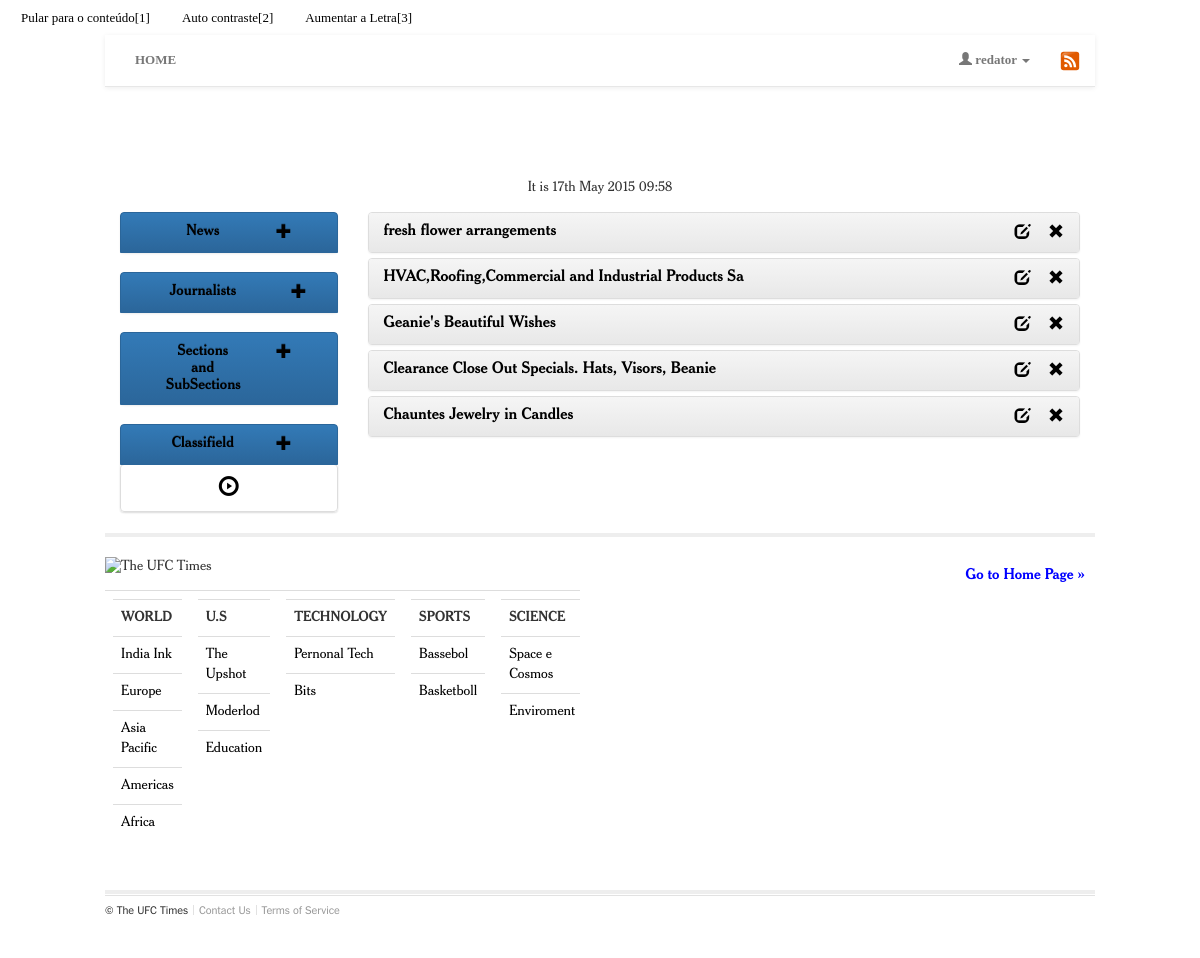
Page /newspaper/userAuthenticated/manager/classifield/view/ (signed in) on the earlier database version.
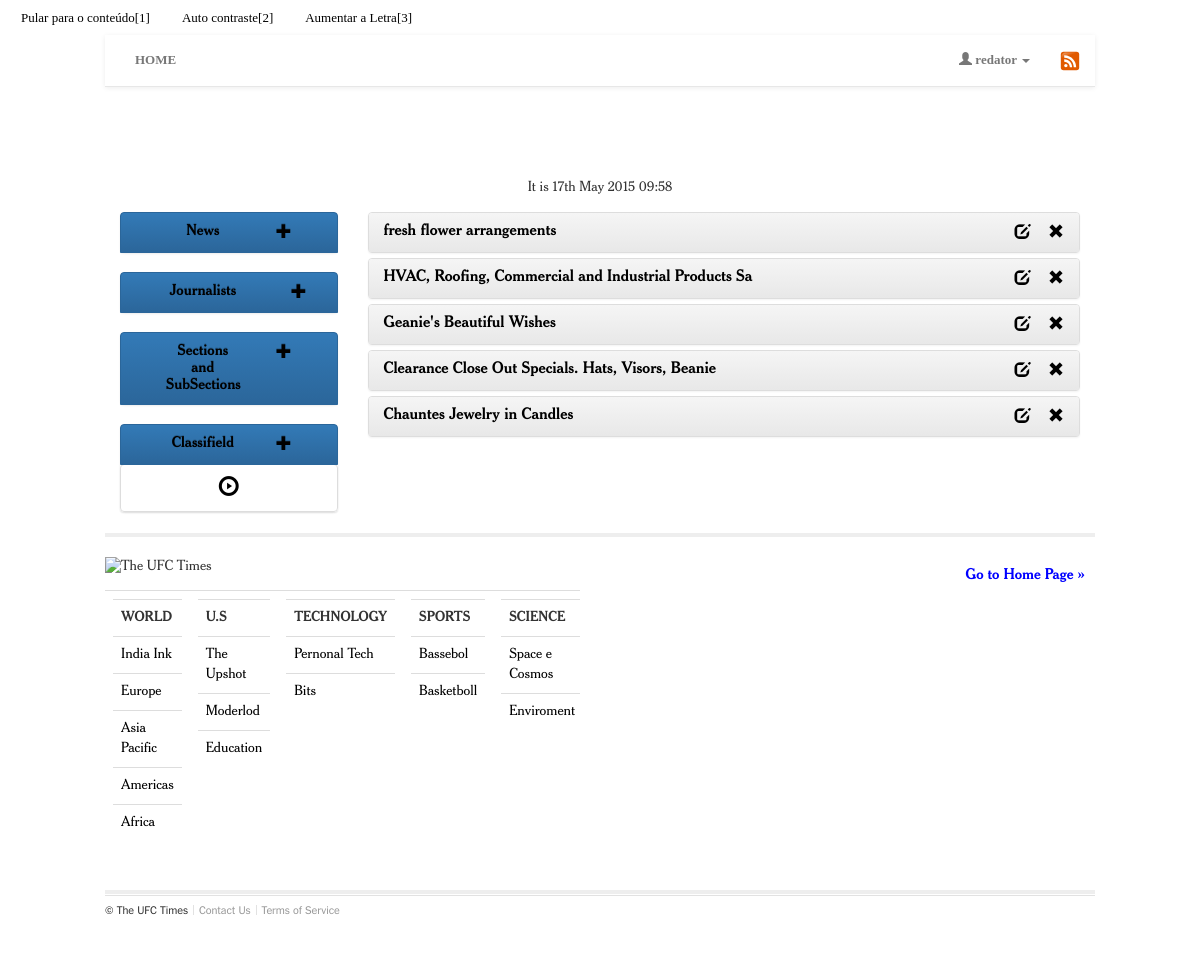
Same page on the later database version.
### newspaper/models/classifield.py (models this page shows, shortened)
class Classifield(models.Model):
	title = models.CharField(max_length=100, verbose_name=_("Title"), )
	description = models.TextField(verbose_name=_("Description"), )
	price = models.FloatField(default=0, verbose_name=_("Price"),)
	image = models.ImageField(verbose_name=_("Image"),upload_to = 'documents/imagen/classifield/%Y/%m/%d', null=True, blank=True, default=None)
	creator_classifield = models.ForeignKey("newspaper.Lector", verbose_name=_("Creador Classifield"), null=True, blank=True, on_delete=models.SET_NULL)
	phone = models.CharField(max_length=15, verbose_name=_("Phone Contact"), null = True, blank = True)
	offers = models.ManyToManyField('newspaper.Offer', verbose_name=_("Offers"), null=True, blank=True)
	class Meta:
		ordering = ['-title']
		verbose_name = _("Classifield")
		verbose_name_plural = _("Classifields")

### newspaper/views/userAuthenticated/classifield.py (the view)
def viewClassifield(request, message = None):
	open_classfield = True
	if request.user.has_perm('newspaper.keep_classifield'):
		news = News.objects.all()
		sections = Section.objects.all()
		if request.user.has_perm('newspaper.keep_journalist'):
			journalists = Journalist.objects.all()
		try:
			classifields = Classifield.objects.all()
			return render(request, "newspaper/userAuthenticated/classifield/viewClassifields.html", locals())
		except:
			message = Message(TextMessage.CLASSIFIELDS_NOT_FOUND, TypeMessage.ERROR)
	else:
		message = Message(TextMessage.USER_NOT_PERMISSION, TypeMessage.ERROR)
	return viewClassifield(request, message )

### newspaper/models/section.py (called while the page is built)
	def getSubSections(self):
		try:
			return SubSection.objects.filter(sections = self.id)
		except:
			return []

### newspaper/templates/newspaper/userAuthenticated/classifield/viewClassifields.html
{% extends "newspaper/userAuthenticated/manager.html" %}
{% block right %}
	{% include "newspaper/userAuthenticated/classifield/_render_list_classifield.html" %}
{% endblock %}

### newspaper/templates/newspaper/userAuthenticated/classifield/_render_list_classifield.html (shortened to what this page needs)
{% load i18n %}
{% load humanize %}
<div class="panel-group" id="accordion">
{% for classifield in classifields %}
<div class="panel panel-default">
	<div class="panel-heading">
      	<h4 class="panel-title">
      		<div class="row">
	      		<div class="col-xs-10 col-md-10 text-left">
			        <a data-toggle="collapse" data-parent="#accordion" href="#collapseClassifield{{ classifield.id}}">
			       		{{ classifield.title }}
			        </a>
		    	</div>
		        <div class="col-xs-2 col-md-2 text-right">
		        	<a href="/newspaper/userAuthenticated/manager/classifield/edit/{{classifield.id}}/">
		        		<span class="glyphicon glyphicon-edit"></span>
		        	</a>
		        	<a href="/newspaper/userAuthenticated/manager/classifield/rem/{{classifield.id}}/">
						<span class="glyphicon glyphicon-remove"></span>
		        	</a>
				</div>
			</div>
    	</h4>
	</div>
</div>
{% empty %}
<div class="jumbotron">
	<h1 class="text-center">{% trans "There are no classifields" %}</h1>
</div>
{% endfor %}
</div>

Differences in the rows shown:
changed Classifield: title "HVAC,Roofing,Commercial and Industrial Products Sa" → "HVAC, Roofing, Commercial and Industrial Products Sa"
